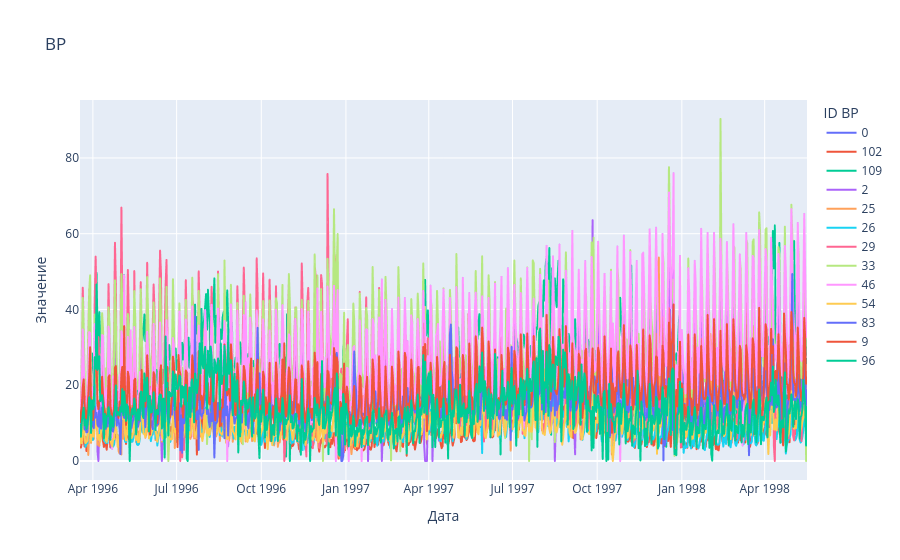

Notebook code cell kept with this figure:
### Code cell
non_stationary_ids = stationarity_df.loc[
    stationarity_df["is_stationary_5_percent"] == False,
    "id"
]

df_non_stationary = df[df["id"].isin(non_stationary_ids)]

fig = px.line(
    df_non_stationary,
    x="date",
    y="value",
    color="id",
    title="ВР",
    labels={
        "date": "Дата",
        "value": "Значение",
        "id": "ID ВР"
    }
)

fig.show()

### Figure 1 — Plotly figure (JSON) as saved in the notebook; plotly's stock layout.template omitted (floating-point values rounded to 4 significant figures; data arrays with more than 128 entries replaced by an {"elided": "..."} marker saying what was removed)
{"data": [{"hovertemplate": "ID ВР=0<br>Дата=%{x}<br>Значение=%{y}<extra></extra>", "legendgroup": "0", "line": {"color": "#636efa", "dash": "solid"}, "marker": {"symbol": "circle"}, "mode": "lines", "name": "0", "showlegend": true, "type": "scattergl", "x": {"elided": "791 str values"}, "xaxis": "x", "y": {"elided": "791 float values"}, "yaxis": "y"}, {"hovertemplate": "ID ВР=102<br>Дата=%{x}<br>Значение=%{y}<extra></extra>", "legendgroup": "102", "line": {"color": "#EF553B", "dash": "solid"}, "marker": {"symbol": "circle"}, "mode": "lines", "name": "102", "showlegend": true, "type": "scattergl", "x": {"elided": "791 str values"}, "xaxis": "x", "y": {"elided": "791 float values"}, "yaxis": "y"}, {"hovertemplate": "ID ВР=109<br>Дата=%{x}<br>Значение=%{y}<extra></extra>", "legendgroup": "109", "line": {"color": "#00cc96", "dash": "solid"}, "marker": {"symbol": "circle"}, "mode": "lines", "name": "109", "showlegend": true, "type": "scattergl", "x": {"elided": "791 str values"}, "xaxis": "x", "y": {"elided": "791 float values"}, "yaxis": "y"}, {"hovertemplate": "ID ВР=2<br>Дата=%{x}<br>Значение=%{y}<extra></extra>", "legendgroup": "2", "line": {"color": "#ab63fa", "dash": "solid"}, "marker": {"symbol": "circle"}, "mode": "lines", "name": "2", "showlegend": true, "type": "scattergl", "x": {"elided": "791 str values"}, "xaxis": "x", "y": {"elided": "791 float values"}, "yaxis": "y"}, {"hovertemplate": "ID ВР=25<br>Дата=%{x}<br>Значение=%{y}<extra></extra>", "legendgroup": "25", "line": {"color": "#FFA15A", "dash": "solid"}, "marker": {"symbol": "circle"}, "mode": "lines", "name": "25", "showlegend": true, "type": "scattergl", "x": {"elided": "791 str values"}, "xaxis": "x", "y": {"elided": "791 float values"}, "yaxis": "y"}, {"hovertemplate": "ID ВР=26<br>Дата=%{x}<br>Значение=%{y}<extra></extra>", "legendgroup": "26", "line": {"color": "#19d3f3", "dash": "solid"}, "marker": {"symbol": "circle"}, "mode": "lines", "name": "26", "showlegend": true, "type": "scattergl", "x": {"elided": "791 str values"}, "xaxis": "x", "y": {"elided": "791 float values"}, "yaxis": "y"}, {"hovertemplate": "ID ВР=29<br>Дата=%{x}<br>Значение=%{y}<extra></extra>", "legendgroup": "29", "line": {"color": "#FF6692", "dash": "solid"}, "marker": {"symbol": "circle"}, "mode": "lines", "name": "29", "showlegend": true, "type": "scattergl", "x": {"elided": "791 str values"}, "xaxis": "x", "y": {"elided": "791 float values"}, "yaxis": "y"}, {"hovertemplate": "ID ВР=33<br>Дата=%{x}<br>Значение=%{y}<extra></extra>", "legendgroup": "33", "line": {"color": "#B6E880", "dash": "solid"}, "marker": {"symbol": "circle"}, "mode": "lines", "name": "33", "showlegend": true, "type": "scattergl", "x": {"elided": "791 str values"}, "xaxis": "x", "y": {"elided": "791 float values"}, "yaxis": "y"}, {"hovertemplate": "ID ВР=46<br>Дата=%{x}<br>Значение=%{y}<extra></extra>", "legendgroup": "46", "line": {"color": "#FF97FF", "dash": "solid"}, "marker": {"symbol": "circle"}, "mode": "lines", "name": "46", "showlegend": true, "type": "scattergl", "x": {"elided": "791 str values"}, "xaxis": "x", "y": {"elided": "791 float values"}, "yaxis": "y"}, {"hovertemplate": "ID ВР=54<br>Дата=%{x}<br>Значение=%{y}<extra></extra>", "legendgroup": "54", "line": {"color": "#FECB52", "dash": "solid"}, "marker": {"symbol": "circle"}, "mode": "lines", "name": "54", "showlegend": true, "type": "scattergl", "x": {"elided": "791 str values"}, "xaxis": "x", "y": {"elided": "791 float values"}, "yaxis": "y"}, {"hovertemplate": "ID ВР=83<br>Дата=%{x}<br>Значение=%{y}<extra></extra>", "legendgroup": "83", "line": {"color": "#636efa", "dash": "solid"}, "marker": {"symbol": "circle"}, "mode": "lines", "name": "83", "showlegend": true, "type": "scattergl", "x": {"elided": "791 str values"}, "xaxis": "x", "y": {"elided": "791 float values"}, "yaxis": "y"}, {"hovertemplate": "ID ВР=9<br>Дата=%{x}<br>Значение=%{y}<extra></extra>", "legendgroup": "9", "line": {"color": "#EF553B", "dash": "solid"}, "marker": {"symbol": "circle"}, "mode": "lines", "name": "9", "showlegend": true, "type": "scattergl", "x": {"elided": "791 str values"}, "xaxis": "x", "y": {"elided": "791 float values"}, "yaxis": "y"}, {"hovertemplate": "ID ВР=96<br>Дата=%{x}<br>Значение=%{y}<extra></extra>", "legendgroup": "96", "line": {"color": "#00cc96", "dash": "solid"}, "marker": {"symbol": "circle"}, "mode": "lines", "name": "96", "showlegend": true, "type": "scattergl", "x": {"elided": "791 str values"}, "xaxis": "x", "y": {"elided": "791 float values"}, "yaxis": "y"}], "layout": {"legend": {"title": {"text": "ID ВР"}, "tracegroupgap": 0}, "title": {"text": "ВР"}, "xaxis": {"anchor": "y", "domain": [0, 1], "title": {"text": "Дата"}}, "yaxis": {"anchor": "x", "domain": [0, 1], "title": {"text": "Значение"}}}}
